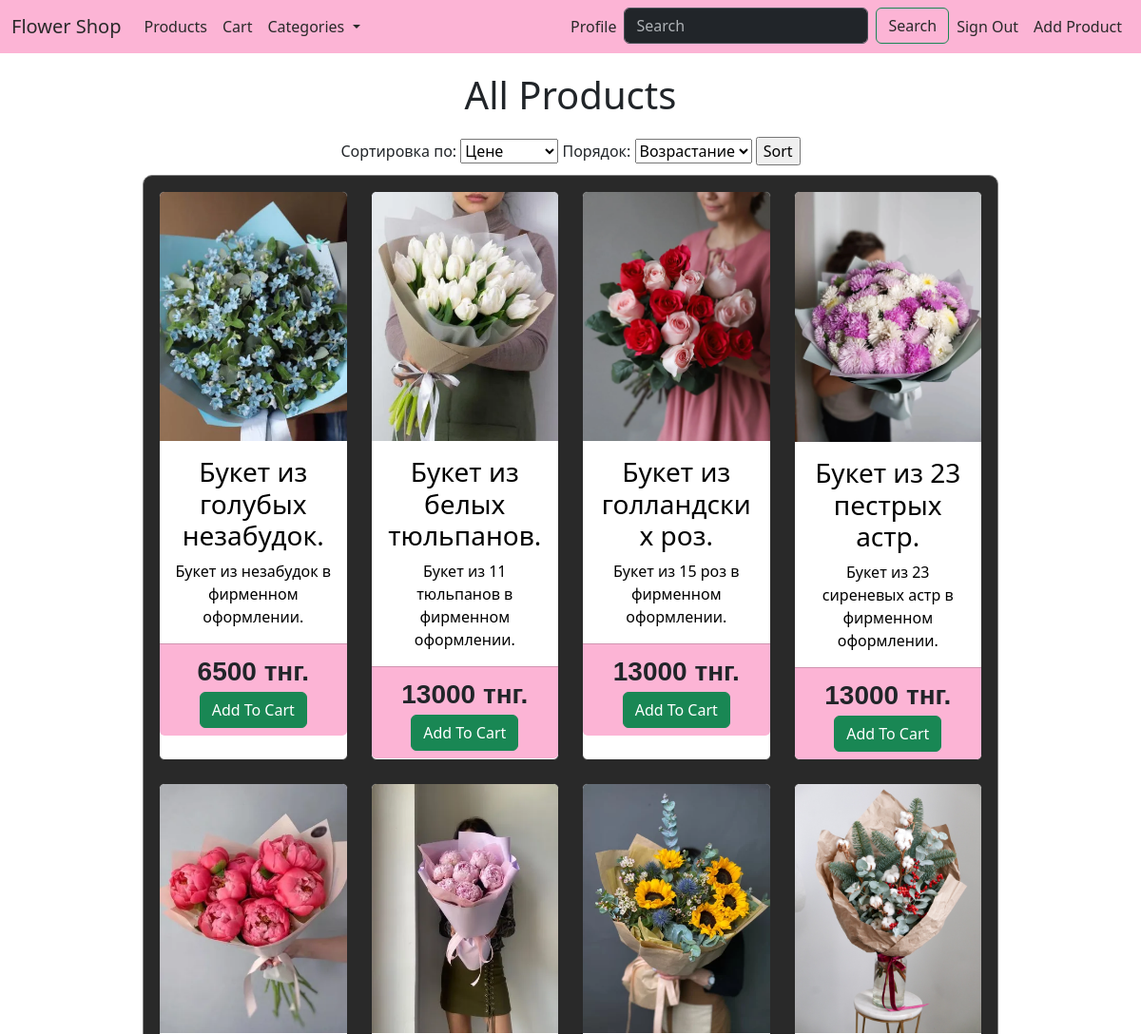
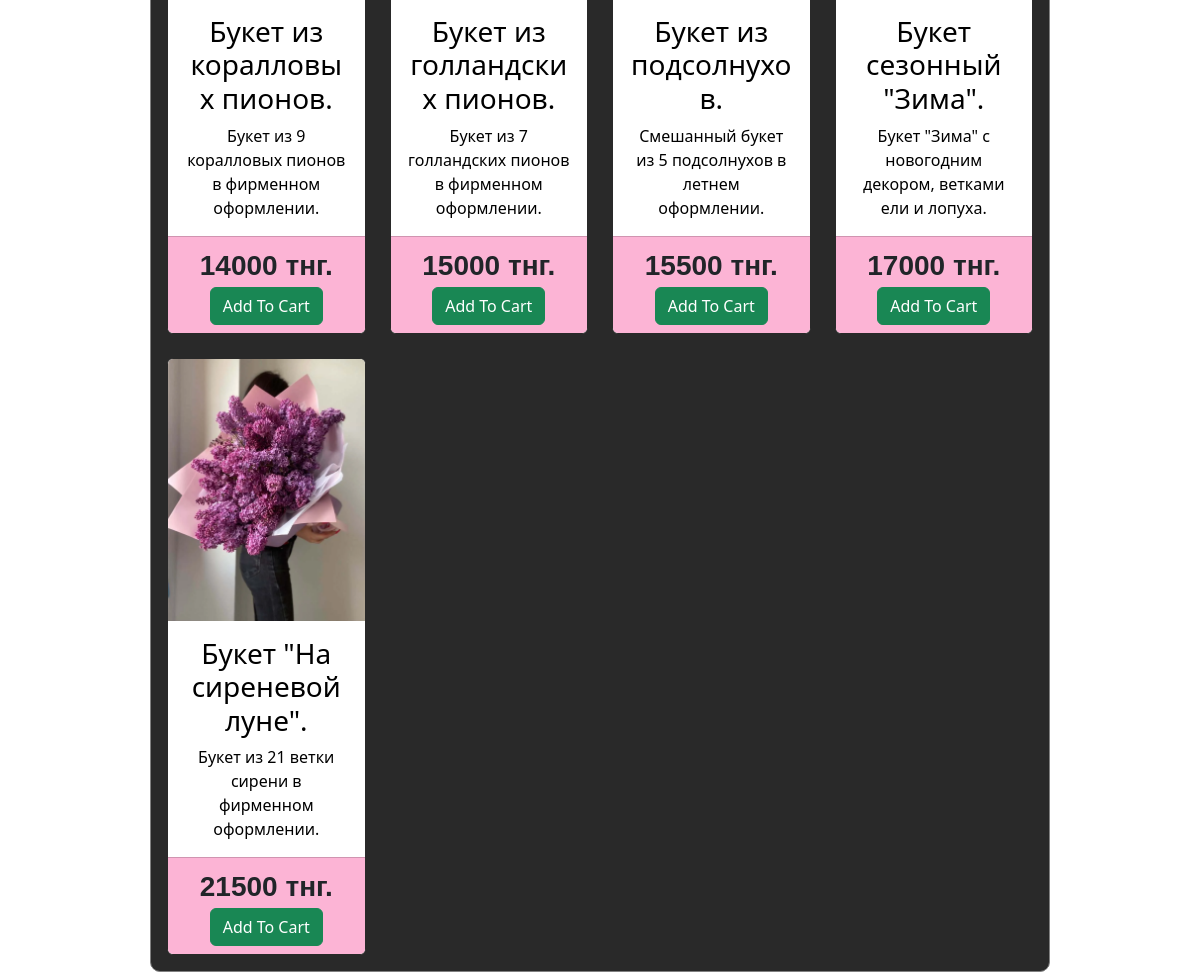
/products (signed in), run on the app's committed database (2 pictures, top to bottom).
### store/models.py (models this page shows, shortened)
class Product(models.Model):
    name = models.CharField(max_length=100)
    description = models.TextField(null=True, blank=True)
    image = models.ImageField(upload_to='products')
    country = models.CharField(max_length=20, choices=COUNTRY_CHOICES)
    price = models.PositiveIntegerField()
    value = models.DecimalField(max_digits=10, decimal_places=2)
    unit = models.CharField(max_length=20, choices=UNIT_CHOICES)
    category = models.CharField(max_length=20, choices=CATEGORY_CHOICES)
    class Meta:
        verbose_name = 'Product'
        verbose_name_plural = 'Products'

### store/views.py (the view)
# urls.py: path('products', productsView, name='products_url'),
def productsView(request):
    sort_by = request.GET.get('sort_by', 'price')
    order = request.GET.get('order', 'asc')
    products = Product.objects.all()
    if sort_by == 'price':
        products = products.order_by('price') if order == 'asc' else products.order_by('-price')
    elif sort_by == 'name':
        products = products.order_by('name') if order == 'asc' else products.order_by('-name')
    context = {
        'categories': Category.objects.all(),
        'products': products,
        'category': 'All Products'
    }
    return render(request=request, template_name='products.html', context=context)

### store/templates/products.html (shortened to what this page needs)
{% extends 'base.html' %}
{% block content %}
    <h1 align="center" style="margin: 20px;">{{ category }}</h1>
    <form method="get" action="{% url 'products_url' %}">
        <label for="sort_by">Сортировка по:</label>
        <select name="sort_by" id="sort_by">
            <option value="price" {% if request.GET.sort_by == 'price' %}selected{% endif %}>Цене</option>
        </select>
        <label for="order">Порядок:</label>
        <select name="order" id="order">
            <option value="asc" {% if request.GET.order == 'asc' %}selected{% endif %}>Возрастание</option>
        </select>
        <input type="submit" value="Sort">
    </form>
    <div class="w-75 p-3" style="border: 1px solid gray; border-radius: 10px; margin-top: 10px; background-color: #292929;">
        <div class="row row-cols-1 row-cols-md-4 g-4">
            {% for product in products %}
                <div class="col">
                    <div class="card h-100" style="border: 1px solid #292929;">
                        <a href="{% url 'view_product_url' product.id %}" style="text-decoration: none;">
                            <img src="{{ product.image.url }}" class="card-img-top" alt="...">
                            <div class="card-body" style="color: black;">
                                <h3 class="card-title">{{ product.name }}</h3>
                                <p class="card-text">{{ product.description }}</p>
                            </div>
                        </a>
                        <div class="card-footer" style="background-color: #FCB4D5;">
                            <p class="fs-3 fw-semibold" style="margin: 0px; font-family: sans-serif;">
                                {{ product.price }} тнг.
                            </p>
                            <button id="{{ product.id }}" class="btn btn-success"
                                    onclick="addToCart(this.id, '{% url 'add_cart_url' product.id %}')">
                                Add To Cart
                            </button>
                        </div>
                    </div>
                </div>
            {% endfor %}
        </div>
    </div>
{% endblock %}

### data on the page
Product: image (picture), name "Букет из голубых незабудок.", description "Букет из незабудок в фирменном оформлении.", price "6500"
Product: image (picture), name "Букет из белых тюльпанов.", description "Букет из 11 тюльпанов в фирменном оформлении.", price "13000"
Product: image (picture), name "Букет из голландских роз.", description "Букет из 15 роз в фирменном оформлении.", price "13000"
Product: image (picture), name "Букет из 23 пестрых астр.", description "Букет из 23 сиреневых астр в фирменном оформлении.", price "13000"
Product: image (picture), name "Букет из коралловых пионов.", description "Букет из 9 коралловых пионов в фирменном оформлении.", price "14000"
Product: image (picture), name "Букет из голландских пионов.", description "Букет из 7 голландских пионов в фирменном оформлении.", price "15000"
Product: image (picture), name "Букет из подсолнухов.", description "Смешанный букет из 5 подсолнухов в летнем оформлении.", price "15500"
Product: image (picture), name "Букет сезонный \"Зима\".", description "Букет \"Зима\" с новогодним декором, ветками ели и лопуха.", price "17000"
Product: image (picture), name "Букет \"На сиреневой луне\".", description "Букет из 21 ветки сирени в фирменном оформлении.", price "21500"

### other printed values
{{ category }} "All Products"
